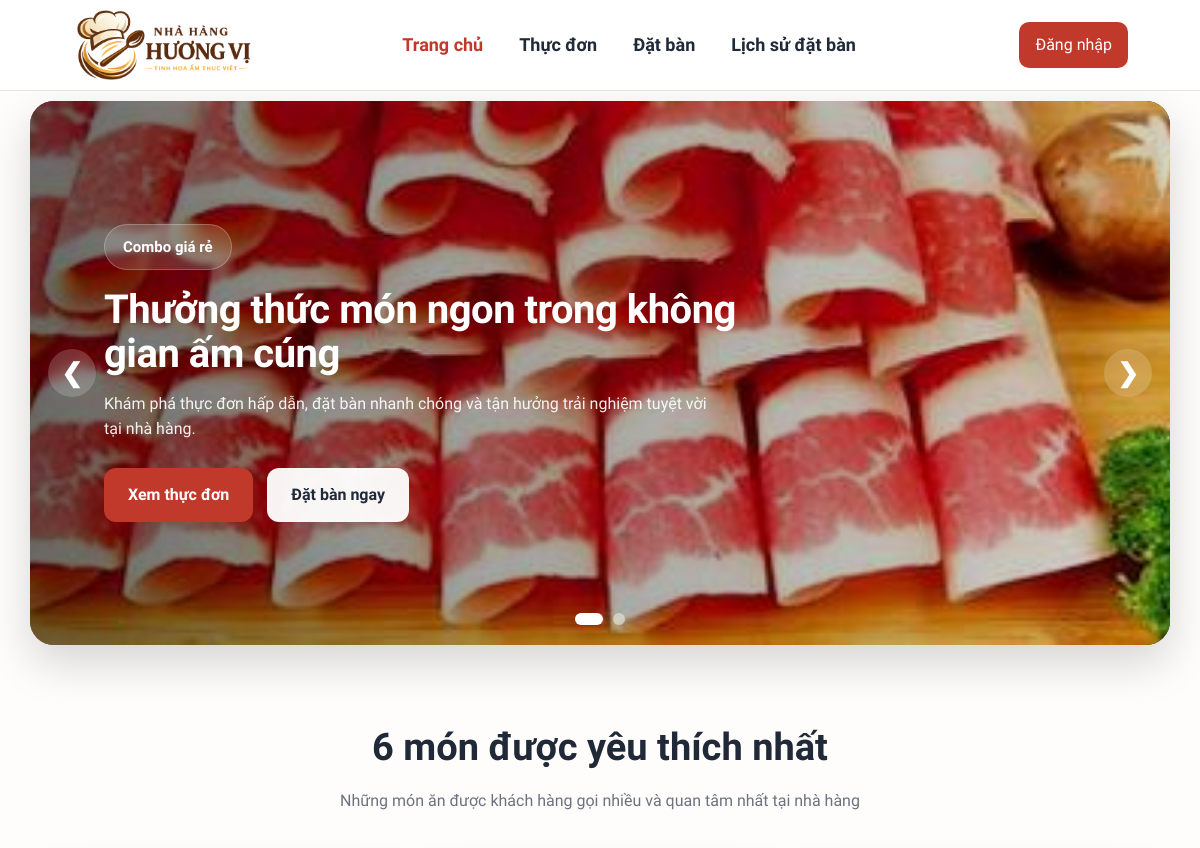
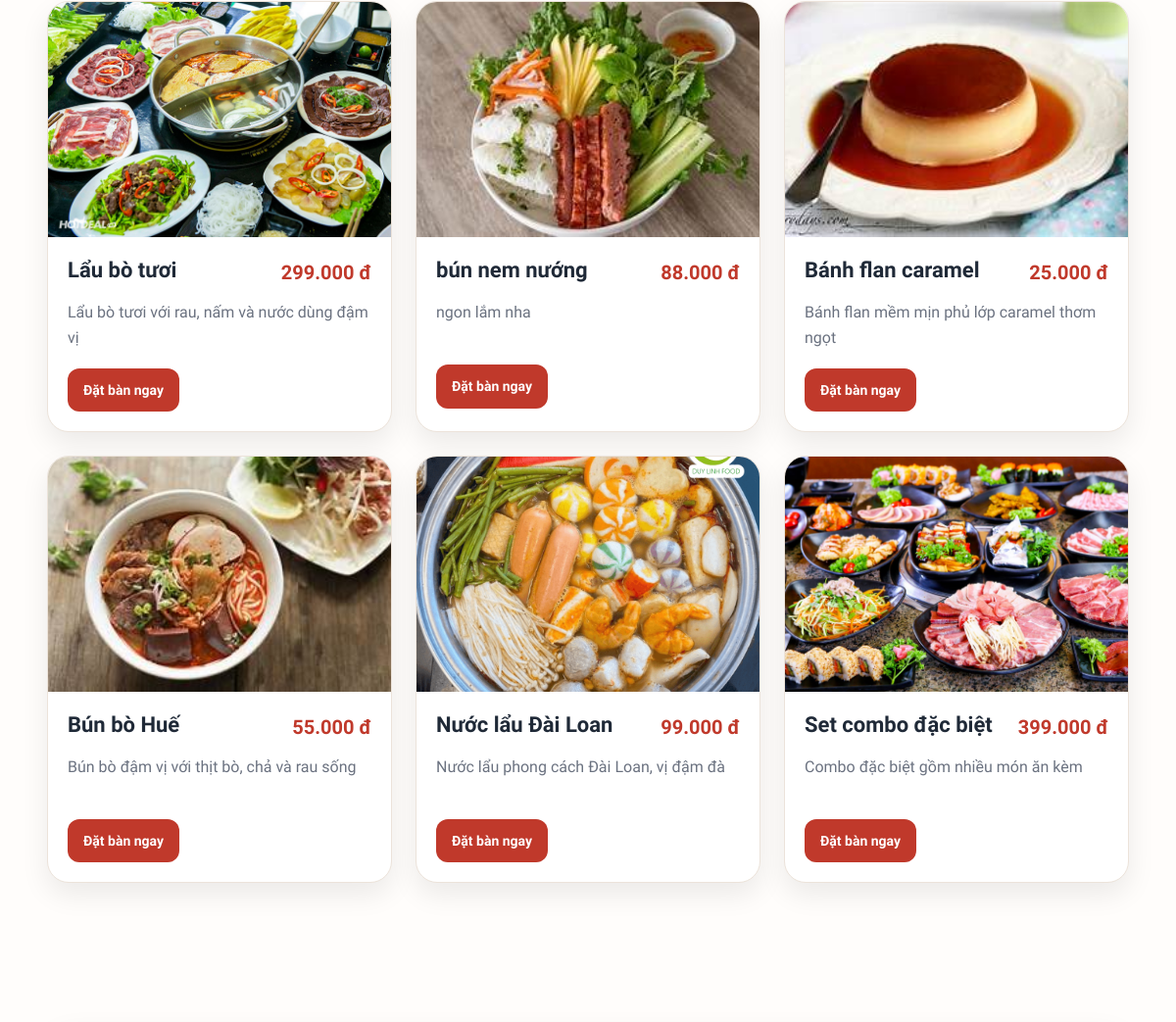
/ (upper part), run on an earlier commit of the app's database (2 pictures, top to bottom).
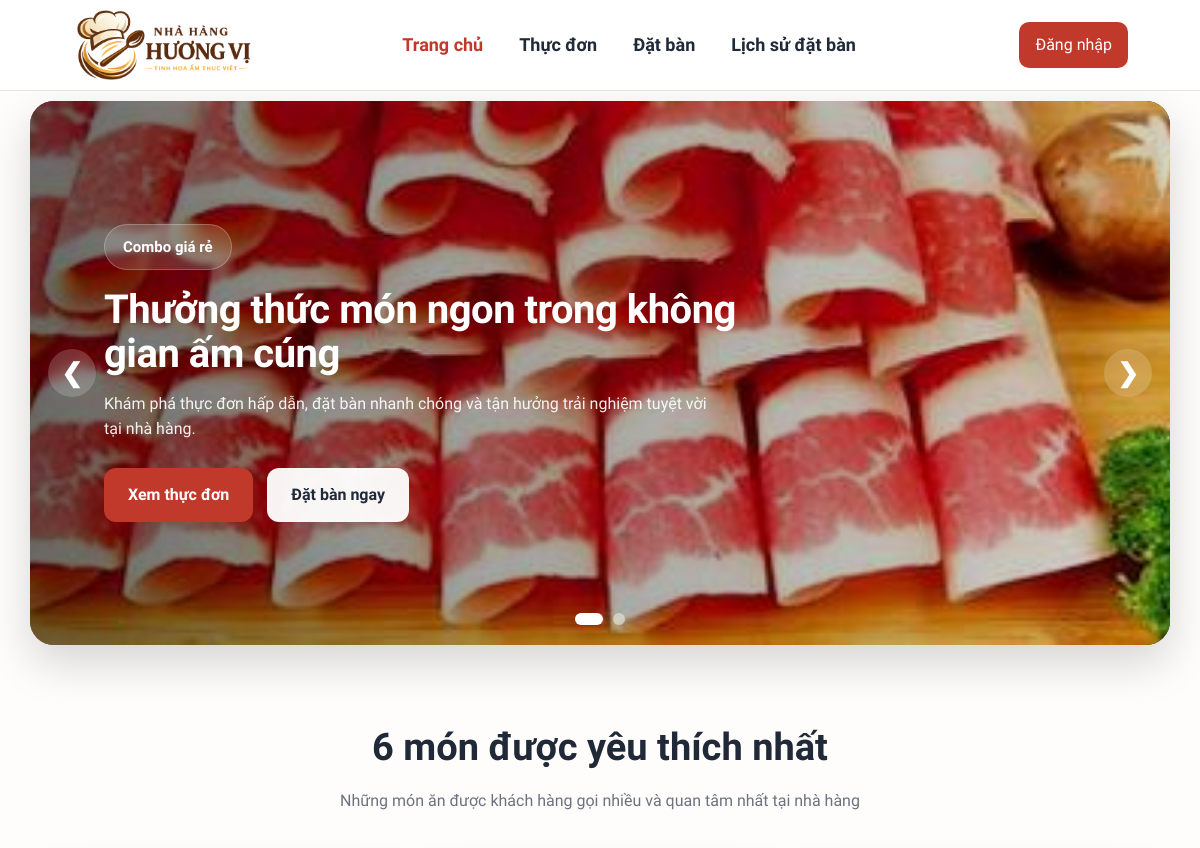
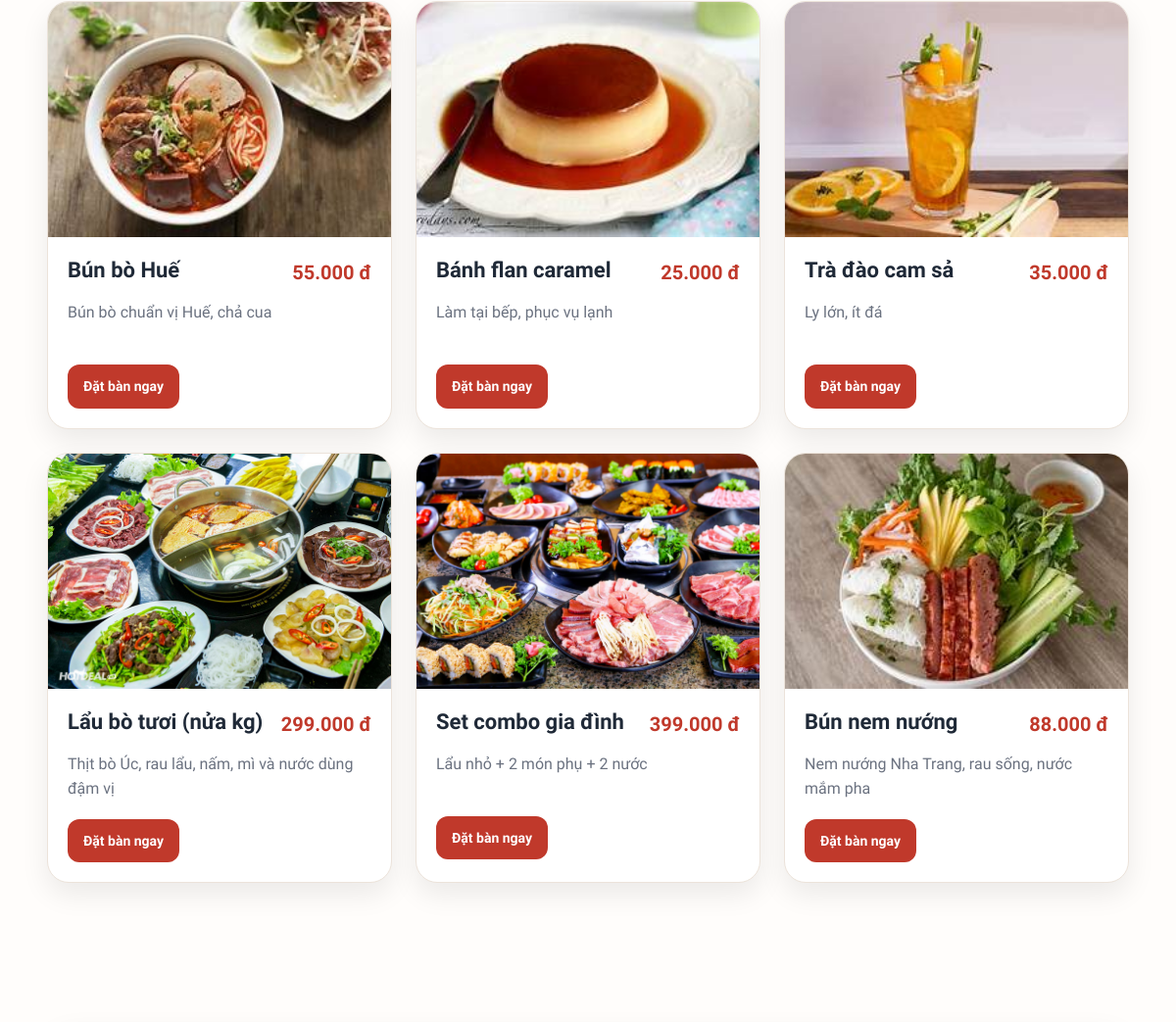
And on a later commit of the database (2 pictures, top to bottom).
### tables this page shows
CREATE TABLE `menu_items` (
  `item_id` int(11) NOT NULL AUTO_INCREMENT,
  `category_id` int(11) NOT NULL,
  `item_name` varchar(100) NOT NULL,
  `price` decimal(12,2) NOT NULL,
  `description` varchar(255) DEFAULT NULL,
  `image_url` varchar(255) DEFAULT NULL,
  `status` enum('con_hang','het_hang','ngung_ban') NOT NULL DEFAULT 'con_hang',
  PRIMARY KEY (`item_id`),
  UNIQUE KEY `uq_menu_items_item_name` (`item_name`),
  KEY `idx_menu_items_category_id` (`category_id`)
);

### includes/functions.php (called while the page is built, shortened)
<?php
function format_currency($amount): string {
    return number_format((float)$amount, 0, ',', '.') . ' đ';
}
function e($value): string {
    return htmlspecialchars((string)$value, ENT_QUOTES, 'UTF-8');
}

### index.php (the view, shortened to what this page needs)
<?php
require_once __DIR__ . '/config/database.php';
require_once __DIR__ . '/includes/functions.php';
$topItems = [];
$sqlTopItems = "
    SELECT
        mi.item_id,
        mi.item_name,
        mi.price,
        mi.description,
        mi.image_url,
        mi.status,
        c.category_name,
        COALESCE(SUM(od.quantity), 0) AS total_sold
    FROM menu_items mi
    LEFT JOIN categories c ON c.category_id = mi.category_id
    LEFT JOIN order_details od ON od.item_id = mi.item_id
    WHERE mi.status IN ('con_hang')
    GROUP BY
        mi.item_id,
        mi.item_name,
        mi.price,
        mi.description,
        mi.status,
        c.category_name
    ORDER BY total_sold DESC, mi.item_id DESC
    LIMIT 6
";
$resultTopItems = $conn->query($sqlTopItems);
if ($resultTopItems && $resultTopItems->num_rows > 0) {
    while ($row = $resultTopItems->fetch_assoc()) {
        $topItems[] = $row;
    }
}
include __DIR__ . '/includes/header.php';
?>
<section class="hero-slider">
    <div class="slides">
        <div class="slide active" style="background-image: url('/quanlynhahang/assets/images/hero-slide-1.jpg');">
            <div class="slide-overlay"></div>
            <div class="slide-content container">
                <span class="hero-tag">Combo giá rẻ</span>
                <h1>Thưởng thức món ngon trong không gian ấm cúng</h1>
                <p>Khám phá thực đơn hấp dẫn, đặt bàn nhanh chóng và tận hưởng trải nghiệm tuyệt vời tại nhà hàng.</p>
                <div class="hero-buttons">
                    <a href="/quanlynhahang/customer/menu.php" class="btn btn-primary">Xem thực đơn</a>
                    <a href="/quanlynhahang/customer/reservation.php" class="btn btn-light">Đặt bàn ngay</a>
                </div>
            </div>
        </div>
    </div>
    <button class="slider-btn prev" onclick="changeSlide(-1)">&#10094;</button>
    <button class="slider-btn next" onclick="changeSlide(1)">&#10095;</button>
    <div class="slider-dots">
        <span class="dot active" onclick="currentSlide(0)"></span>
        <span class="dot" onclick="currentSlide(1)"></span>
    </div>
</section>
<?php if (!empty($topItems)): ?>
<section class="section-block">
    <div class="container">
        <div class="section-title">
            <h2>6 món được yêu thích nhất</h2>
            <p>Những món ăn được khách hàng gọi nhiều và quan tâm nhất tại nhà hàng</p>
        </div>
        <div class="menu-grid">
            <?php foreach ($topItems as $item): ?>
                <?php
                    $imageUrl = !empty($item['image_url']) ? $item['image_url'] : '/quanlynhahang/assets/images/featured-2.jpg';
                ?>
                <div class="menu-card">
                    <div class="menu-card-image">
                        <img src="<?= e($imageUrl) ?>" alt="<?= e($item['item_name']) ?>">
                    </div>
                    <div class="menu-card-body">
                        <div class="menu-card-top">
                            <h3><?= e($item['item_name']) ?></h3>
                            <span class="menu-price"><?= format_currency($item['price']) ?></span>
                        </div>
                        <p class="menu-description"><?= e($item['description'] ?: 'Chưa có mô tả.') ?></p>
                        <div class="menu-card-actions">
                            <a href="/quanlynhahang/customer/reservation.php?item_id=<?= (int)$item['item_id'] ?>#chon-mon-dat-truoc" class="btn btn-primary btn-sm">
                                Đặt bàn ngay
                            </a>
                        </div>
                    </div>
                </div>
            <?php endforeach; ?>
        </div>
    </div>
</section>
<?php endif; ?>
<section class="section-block">
</section>
<?php include __DIR__ . '/includes/footer.php'; ?>

What changed in the data, as far as the page shows it:
no longer on this page (row edited): menu_items: image_url (picture), item_name "Nước lẩu Đài Loan", price "99.000 đ", description "Nước lẩu phong cách Đài Loan, vị đậm đà"
changed menu_items "Bún bò Huế": description "Bún bò đậm vị với thịt bò, chả và rau sống" → "Bún bò chuẩn vị Huế, chả cua"; moves up the list
changed menu_items "Bánh flan caramel": description "Bánh flan mềm mịn phủ lớp caramel thơm ngọt" → "Làm tại bếp, phục vụ lạnh"; moves up the list
now on this page (row edited): menu_items: image_url (picture), item_name "Trà đào cam sả", price "35.000 đ", description "Ly lớn, ít đá"
changed menu_items: item_name "Lẩu bò tươi" → "Lẩu bò tươi (nửa kg)"; description "Lẩu bò tươi với rau, nấm và nước dùng đậm vị" → "Thịt bò Úc, rau lẩu, nấm, mì và nước dùng đậm vị"
changed menu_items: item_name "Set combo đặc biệt" → "Set combo gia đình"; description "Combo đặc biệt gồm nhiều món ăn kèm" → "Lẩu nhỏ + 2 món phụ + 2 nước"; moves up the list
changed menu_items: item_name "bún nem nướng" → "Bún nem nướng"; description "ngon lắm nha" → "Nem nướng Nha Trang, rau sống, nước mắm pha"
